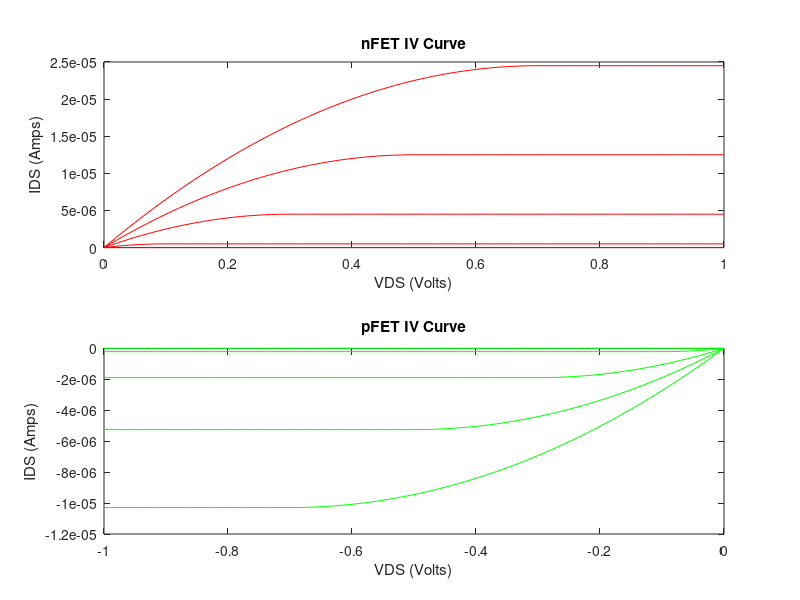

MATLAB code for this plot:
close all
clear all
% Variable Definitions
bn = (100*10^-6);
bp = (42*10^-6);
vtn = 0.3;
vtp = -0.3;
vdd = 1;
cload = 5*10^-15;
dt = 0.01;
vdsn = 0:dt:1;
vdsp = -(0:dt:1);
vgsn = 0.2:0.2:1.0;
vgsp = -0.2:-0.2:-1.0;
idsn = zeros(length(vdsn),5);
idsp = zeros(length(vdsn),5);
i=1;
% nFET Calculation
for m=1:length(vgsn),
        for n=1:length(vdsn),
            if vdsn(n)<=(vgsn(m)-vtn),
                idsn(n,i) = bn*((vgsn(m)-vtn)*vdsn(n)-((vdsn(n)^2)/2));
            end
            if vdsn(n)>(vgsn(m)-vtn),
                idsn(n,i) = bn/2*((vgsn(m)-vtn)^2);
            end
            if vgsn(m)<=vtn,
                idsn(n,i) = 0;  
            end
        end
    subplot(2,1,1)
    plot(vdsn,idsn(:,i),'r-')
    title('nFET IV Curve')
    xlabel('VDS (Volts)')
    ylabel('IDS (Amps)')
    hold on;
    i=i+1;
end
% pFET Calculation  
for m=1:length(vgsp),
        for n=1:length(vdsp),
            if vdsp(n)>=(vgsp(m)-vtp),
                idsp(n,i) = -bp*((vgsp(m)-vtp)*vdsp(n)-((vdsp(n)^2)/2));
            end
            if vdsp(n)<(vgsp(m)-vtp),
                idsp(n,i) = -bp/2*((vgsp(m)-vtp)^2);
            end
            if vgsp(m)>=vtp,
                idsp(n,i) = 0;  
            end
        end
    subplot(2,1,2)
    plot(vdsp,idsp(:,i),'g-')
    title('pFET IV Curve')
    xlabel('VDS (Volts)')
    ylabel('IDS (Amps)')
    hold on;
    i=i+1;
end
